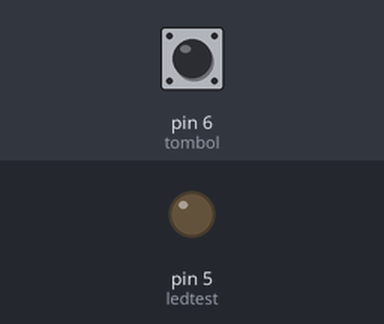
A sketch run on a simulated Arduino Uno, built with avr-gcc and run on an emulated ATmega328P. Shown: output pins drawn as LEDs (lit = HIGH). Inputs (shaded band) come from the test bench; at power-on: pin 6 (tombol) HIGH.

Above: at 1.2 s.
1.3 s: pin 6 (tombol) pulled LOW for 0.15 s
At 1.37 s:
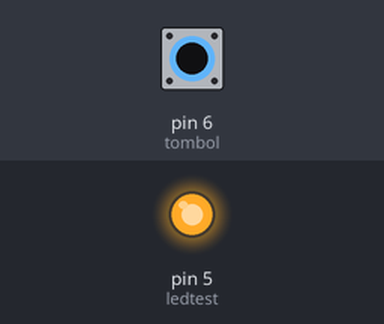
2.9 s: pin 6 (tombol) pulled LOW for 3.2 s
At 6.6 s:
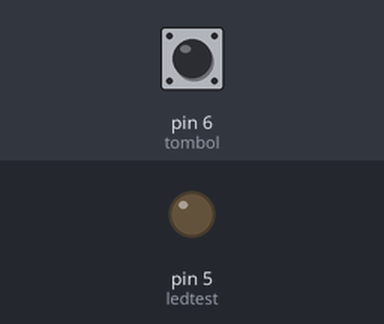
Timing chart, 0 to 8.1 s (numbered marks = the images above; inputs shaded):
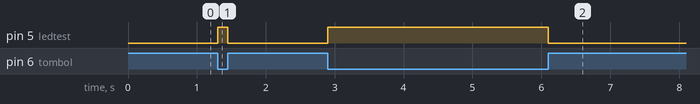

The sketch:

project_led_tombol.ino
```cpp
 const int tombol = 6;
 const int ledtest = 5;
 int tomboltest = 0;

void setup() {
  // put your setup code here, to run once:
  pinMode(ledtest, OUTPUT);
  pinMode(tombol, INPUT_PULLUP);
}

void loop() {
  // put your main code here, to run repeatedly:
  tomboltest = digitalRead(tombol);
  if (tomboltest == HIGH){
    digitalWrite(ledtest, LOW);
  } else {
    digitalWrite(ledtest, HIGH);
  }
}
```

Measured:
- after the input at 1.3 s, pin 5 (ledtest): LOW → HIGH at once, → LOW 0.15 s later
- after the input at 2.9 s, pin 5 (ledtest): LOW → HIGH at once, → LOW 3.2 s later
